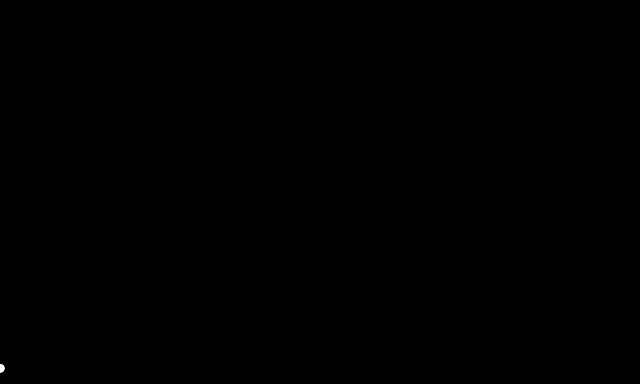
Frame 1 (no input)
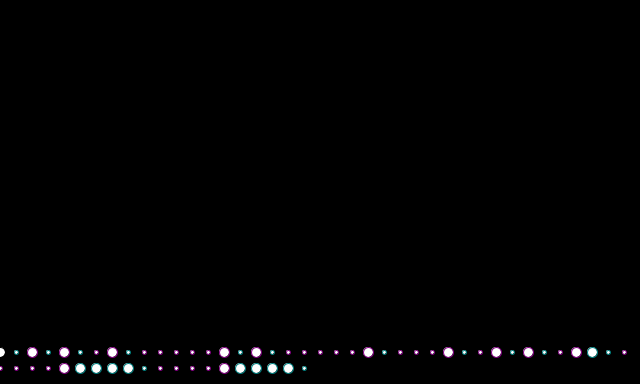
Frame 60 (the mouse pressed at the canvas centre just before this capture)
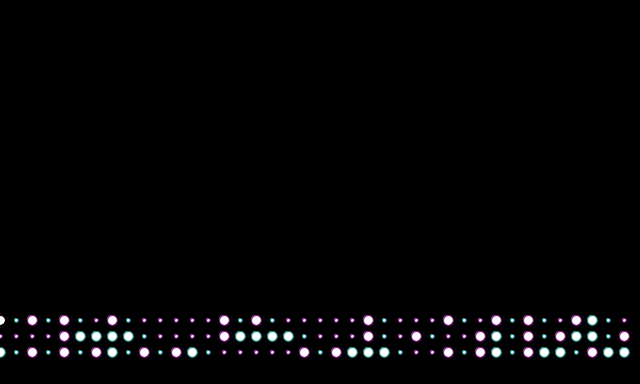
Frame 120 (the mouse held since frame 60 and released just before this capture)

The Processing sketch that drew these frames (run headless with seeded random() and noise(); from frame 60 on, the mouse is pressed at the canvas centre):

// Processing sketch: cerchietti10PRINT
// ── cerchietti10PRINT.pde
//quando il programma inizia, le variabili fuori i blocchi sotto sono dichiarate e assegnate
int w = 16;
int h = 16;
int index = 0;

void setup() { //letto dall'alto al basso.
  size(640, 384); //la grandezza della finestra è 640px larga e 384 alta
  background(#000000); //colore del background
  smooth(); //The level parameter increases the amount of smoothness.
            //Drawa all geometry with smooth (anti-aliased) edges.
}

void draw() { //lo elabora finche il programma non viene terminato
  int x1 = w*index;
  int x2 = x1 + w;
  int y1 = h*23;
  int y2 = h*24;
  
  if (random(2) < 1) { //il random ritorna valori tra 0 e 2 (non includendo il 2)
    circle(x1, y1, 4); 
    strokeWeight(1); //spessore linea
    stroke(128,0,128); //colore linea
  } else {
    circle(x1, y1, 10); //2 possibile linea
    strokeWeight(1); //spessore linea
    stroke(0,128,128); //colore linea
  }
  
  index++; //l'index diventa 1
  
  if (index == width/w) { //sposta il labirinto in alto 
                          //quando la linea del labirinto
                          //attualmente tracciata è riempita
    PImage p = get(0, h, width, h*23); //prende quello che sta dentro queste coordinate
                                       //x, y, w larghezza del rettangolo da prendere, h
    background(#000000);
    set(0, 0, p); //e lo porta a 0,0 di p (lo tira su)
                  //Cambia il colore di qualsiasi pixel 
                  //o scrive un'immagine direttamente nella finestra 
                  //di visualizzazione.
                  //The x and y parameters specify the pixel 
                  //to change and the c parameter specifies the color value. 
    index = 0; //l'index ritorna a 0
  }
}
